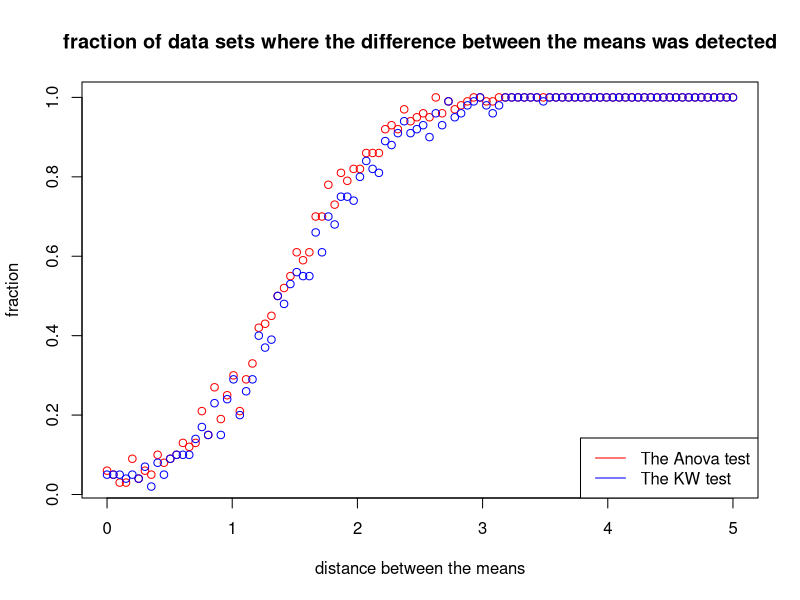
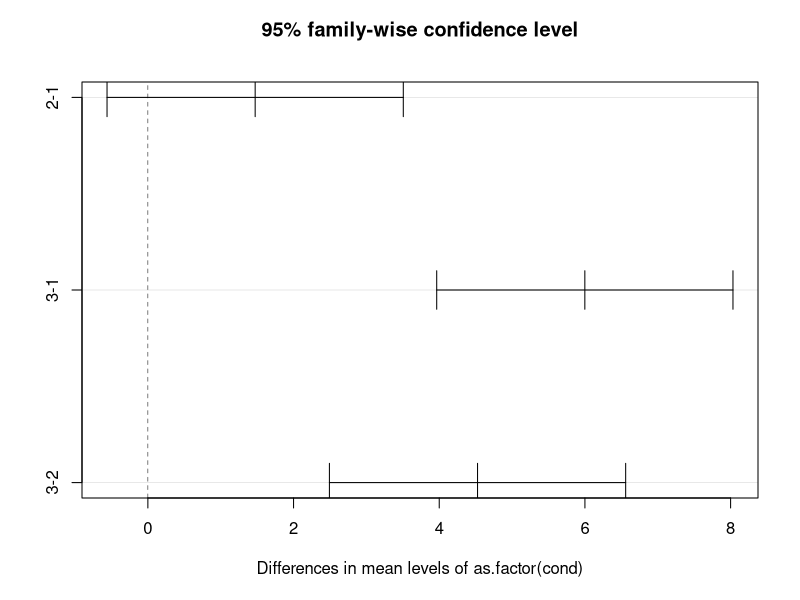

Source code (R) for these figures, in order:
# rename the script to: LAST NAME_ID# 
#  You will need to submit this script as part of the assignment.  Put your name/ID number below
#  NAME:  Sabine Plummer       ID#: 40087050
# Clear all variables out of the R environment - good for cleaning-up BAD if you want to keep temporary calcuations big data in memory etc...
rm(list=ls())

# # Clear all plots  YES ALL PLOTS
# 
 result = tryCatch({
   graphics.off()
#  
 }, warning = function(w) {
   message("no plots to clear")
 }, error = function(e) {
   message("no plots to clear - but no problem!")
 }, finally = {
   
 })

Exercise<-"nine" # ("one", "two", "three", "four" etc.)  LOWERCASE ONLY

print(paste("RUNNING CODE FOR EXERCISE",Exercise))
print("",quote=FALSE)
print("",quote=FALSE)
switch (Exercise,  # the SWITCH statement allows you to run selected pieces of code depending on the value of the "Exercise" (one, two, three, four)
        
        #### ~~~~~~~~~~~~~~~~~~~~~~~~~~~~~~~~~~~~~~~~~~~~~~~~~~~~~~~~~~~~~~~~~~~~~~~~~~~~~~~~~~~~~~~~~~~~~~~~~~~~~~~~~~~~~~~~~~~~~~        
        one = {  # If Exercise = one then do the following 
          set.seed(567)
          Num<- 8 # Number of data points in the OVERALL set
          
          ## Build two separate groups of data and bring them together into one set of data
          
          ## GROUP 1
          G1_mean<-0
          SD1<- 1
          
          ## GROUP 2
          offset <- 5
          G2_mean<-G1_mean+offset # Set the difference between the two means
          SD2<-1
          
          
          
          Group1<-rnorm(Num, G1_mean, sd = SD1)  # create a data set of random numbers that follow the Normal distribution
          Group2<-rnorm(Num, G2_mean, sd = SD2)  # create a data set of random numbers that follow the Normal distribution
          ##  finish building two groups of data
          
          mean_G1<-mean(Group1)
          mean_G2<-mean(Group2)
          
          Dist_type<-paste("two separate normals with delta mean:",G2_mean-G1_mean)
          
          bins=(2*Num)^0.6
          hist(Group1, bins, col=rgb(1,0,0,0.5), xlim=c(min(c(Group1,Group2))-1,max(c(Group1,Group2))+1),main="Group 1 and Group2", xlab="measured variable")
          hist(Group2, bins, col=rgb(0,0,1,0.5), add=T)
          
          # Run the t-test
          
          t_result <-t.test(Group1, Group2,alternative = "two.sided",var.equal = TRUE)
          
          
          # the confidence interval is centered at (mean(group1)-mean(Group1))
          # the range of the confidence interval is (mean(group1)-mean(Group1)) +/- t* SD(mean(Group1)-mean(Group2))
          # when deciding whether (or not) to reject the null hypothesis, based on the confidence interval, look to see if the null hypothesized value (0) is inside the confidence interval
          
          #A couple of ways of calculating the center of the CI
          center_CI<-(t_result$conf.int[1]-t_result$conf.int[2])/2+t_result$conf.int[2]
          alt_center_CI<-mean(t_result$conf.int)
          expected_center_CI<-(mean_G1-mean_G2)
          
          #print(paste("FYI the center of the CI is: ",round(center_CI,3), "or:",round(alt_center_CI,3), " and is expected at:",round(expected_center_CI,3)),quote=FALSE)
          
          print(paste("R's t calc is: ",round(t_result$statistic,3),
                      "with a calculated p-value of:",t_result$p.value), quote=FALSE)
          print(paste("The CI extends from:",round(t_result$conf.int[1],3),"to",round(t_result$conf.int[2],3),
                      "centered at:",round(alt_center_CI,3)), quote=FALSE)
          print(paste("The test is run using a null hypothesis of: mean(Group1)-mean(Group2) =",t_result$null.value),quote=FALSE)
          print("Does the null hypothesis value lie inside the CI?", quote=FALSE)
          
          
          
          # How many times would you expect to have this test "fail" to detect the difference in means?
          # How many times would you expect to have this test "fail" to when there is in fact no difference in the means?
          
        },  # END OF EXERCISE one
        #### ~~~~~~~~~~~~~~~~~~~~~~~~~~~~~~~~~~~~~~~~~~~~~~~~~~~~~~~~~~~~~~~~~~~~~~~~~~~~~~~~~~~~~~~~~~~~~~~~~~~~~~~~~~~~~~~~~~~~~~~~~~  
        
        two = {  # If Exercise = two then do the following 
          ## EXERCISE: run the t test for difference of means on Normal data MANY TIMES
          # We are going to run multiple t tests on data sets with a known difference in means
          # We will then vary the difference in the means and repeat
          # we want to discover the ability of the t test to detect the fact that the two groups have different means
          
          # Need to initialize some variables for later use - DON'T fiddle with these!
          Ps = numeric() #empty vector to hold p values - can plot a histogram if you want
          second_mean = numeric() #initalize the variable
          fract = numeric() #emptry vector to hold the fration of p's <0.05
          # Done initalizing varibles
          
          Num<- 8 # Number of data points in each group
          alpha <-0.05
          
          G1_mean<-0
          SD1<- 1
          
          Max_diff_of_means <-5
          second_mean = G1_mean+Max_diff_of_means 
          G2_mean<-numeric()  # just initialize for now
          SD2<-1
          
          
          ## CAREFUL  SETTING n_iter >200 can really slow the system down!!
          n_iter = 100 #serves two purposes 1- #of times to do the SW test 2-# of steps for the second mean
          G2_mean =seq(G1_mean, to = second_mean, length.out = n_iter)
          #build vector containing all of the means in the second distribution
          
          ## 1 create a loop that runs n_iter times.  Each time test how successful the SW test is at a given difference of means  
          for (m in 1:n_iter){ #number of different distances btw the two means 
            
            # Run the test on a set of data, repeat n_iter times
            for (n in 1:n_iter){ #number of SW tests to run
              #The syntax is: rnorm(n, mean = X, sd = Y)
              #build one set at mean = 0 and SD=1 and a second at mean = "G2_mean[m]" 
              
              
              Group1<-rnorm(Num, G1_mean, sd = SD1)  # create a data set of random numbers that follow the Normal distribution
              Group2<-rnorm(Num, G2_mean[m], sd = SD2)  # create a data set of random numbers that follow the Normal distribution
              
              # RUN THE test on the Data
              t_result <-t.test(Group1, Group2,alternative = "two.sided",var.equal = TRUE)
              
              
              Ps[n] = t_result$p.value #extract out the p-value and store in a vector
              
            } # finish one test (for (n in 1:n_iter))
            
            
            #if the p-value is <0.05 then the test finds a significant difference btw the means
            fract[m] = sum(Ps<alpha)/n_iter #fraction of tests that found the two means differed
            
          }
          
          plot(G2_mean,fract, main="fraction of data sets where the difference between the means was detected",xlab="distance between the two means",ylab="fraction")
          
          
        },  # END OF EXERCISE two
        #### ~~~~~~~~~~~~~~~~~~~~~~~~~~~~~~~~~~~~~~~~~~~~~~~~~~~~~~~~~~~~~~~~~~~~~~~~~~~~~~~~~~~~~~~~~~~~~~~~~~~~~~~~~~~~~~~~~~~~~~~~~~~~~~~~
        
        three = {  # If Exercise = three then do the following 
          
          # Need to initialize some variables for later use - DON'T fiddle with these!
          Ps = numeric() #empty vector to hold p values - can plot a histogram if you want
          second_mean = numeric() #initalize the variable
          fract = numeric() #emptry vector to hold the fration of p's <0.05
          # Done initalizing varibles
          
          Num<- 8 # Number of data points in each group
          alpha <-0.05
          
          G1_mean<-0
          SD1<- 1
          
          Max_diff_of_means <-5
          second_mean = G1_mean+Max_diff_of_means 
          G2_mean<-numeric()  # just initialize for now
          SD2<-1
          
          
          ## CAREFUL  SETTING n_iter >200 can really slow the system down!!
          n_iter = 100 #serves two purposes 1- #of times to do the SW test 2-# of steps for the second mean
          G2_mean =seq(G1_mean, to = second_mean, length.out = n_iter)
          #build vector containing all of the means in the second distribution
          
          ## 1 create a loop that runs n_iter times.  Each time test how successful the SW test is at a given difference of means  
          for (m in 1:n_iter){ #number of different distances btw the two means 
            
            # Run the test on a set of data, repeat n_iter times
            for (n in 1:n_iter){ #number of SW tests to run
              #The syntax is: rnorm(n, mean = X, sd = Y)
              #build one set at mean = 0 and SD=1 and a second at mean = "G2_mean[m]" 
              
              
              Group1<-rnorm(Num, G1_mean, sd = SD1)  # create a data set of random numbers that follow the Normal distribution
              Group2<-rnorm(Num, G2_mean[m], sd = SD2)  # create a data set of random numbers that follow the Normal distribution
              
              # ADD AN OUTLIER (most often, this finds the maximum deviation in the set, makes it MUCH larger, and puts it into the first element)        
                     Group2[1]<-max(abs(Group2-G2_mean[m]))*SD2*5+G2_mean[m]  # replace the first element with an outlier that has a deviation 5 SD's bigger
              
              # RUN THE test on the Data
              t_result <-t.test(Group1, Group2,alternative = "two.sided",var.equal = TRUE)
              
              
              Ps[n] = t_result$p.value #extract out the p-value and store in a vector
              
            } # finish one test (for (n in 1:n_iter))
            
            
            #if the p-value is <0.05 then the test finds a significant difference btw the means
            fract[m] = sum(Ps<alpha)/n_iter #fraction of tests that found the two means differed
            Ps = numeric() #clear the vector for next round
          }
          
          plot(G2_mean,fract, main="fraction of data sets where the difference between the means was detected",xlab="distance between the two means",ylab="fraction") 
          
        },  # END OF EXERCISE 
        
        #### ~~~~~~~~~~~~~~~~~~~~~~~~~~~~~~~~~~~~~~~~~~~~~~~~~~~~~~~~~~~~~~~~~~~~~~~~~~~~~~~~~~~~~~~~~~~~~~~~~~~~~~~~~~~~~~~~~~~~~~~~~~~
        
        four = {  # If Exercise = four then do the following 
          # Need to initialize some variables for later use - DON'T fiddle with these!
          Ps_W = numeric() #empty vector to hold p values
          Ps_T = numeric()
          fract_W = numeric() #emptry vector to hold the fration of p's <0.05
          fract_T = numeric() #emptry vector to hold the fration of p's <0.05
          
          second_mean = numeric() #initalize the variable
          
          # Done initalizing varibles
          
          Num<- 5 # Number of data points in each group
          alpha <-0.05
          
          G1_mean<-0
          SD1<- 1
          
          Max_diff_of_means <-5
          second_mean = G1_mean+Max_diff_of_means 
          G2_mean<-numeric()  # just initialize for now
          SD2<-1
          
          
          ## CAREFUL  SETTING n_iter >200 can really slow the system down!!
          n_iter = 100 #serves two purposes 1- #of times to do the SW test 2-# of steps for the second mean
          G2_mean =seq(G1_mean, to = second_mean, length.out = n_iter)
          #build vector containing all of the means in the second distribution
          
          ## 1 create a loop that runs n_iter times.  Each time test how successful the SW test is at a given difference of means  
          for (m in 1:n_iter){ #number of different distances btw the two means 
            
            # Run the test on a set of data, repeat n_iter times
            for (n in 1:n_iter){ #number of SW tests to run
              #The syntax is: rnorm(n, mean = X, sd = Y)
              #build one set at mean = 0 and SD=1 and a second at mean = "G2_mean[m]" 
              
              
              Group1<-rnorm(Num, G1_mean, sd = SD1)  # create a data set of random numbers that follow the Normal distribution
              Group2<-rnorm(Num, G2_mean[m], sd = SD2)  # create a data set of random numbers that follow the Normal distribution
              
              #ADD AN OUTLIER (most often, this finds the maximum deviation in the set, makes it MUCH larger, and puts it into the first element)              
              Group2[1]<-max(abs(Group2-G2_mean[m]))*SD2*15+G2_mean[m]  # replace the first element with an outlier that has a deviation 5 SD's bigger
              
              
              # Should you run the t-test with/without ver.equal = TRUE or =FALSE??
              equal_var <-NA
              
              
              # RUN THE test on the Data
              t_result <-t.test(Group1, Group2,alternative = "two.sided",var.equal = TRUE)
              
              # RUN THE Wilcox-U test on the Data
              wt_result<-wilcox.test(Group1,Group2) 
              
              
              Ps_W[n] = round(wt_result$p.value,3) #extract out the p-value and store in a vector
              Ps_T[n] = round(t_result$p.value,3) #extract out the p-value and store in a vector
              
              
              
            } # finish one test (for (n in 1:n_iter))
            
            
            #if the p-value is <0.05 then the test finds a significant difference btw the means
            
            fract_W[m] = sum(Ps_W<=alpha)/n_iter #fraction of tests that have an p value below alpha  
            fract_T[m] = sum(Ps_T<=alpha)/n_iter #fraction of tests that have an p value below alpha
            
          }
          
          
          
          
          
          plot(G2_mean,fract_W, main="fraction of data sets where the difference between the means was detected",xlab="distance between the two means",ylab="fraction",col="red")
          points(G2_mean,fract_T, col="blue")
          legend("topleft", legend=c("The Wilcox test", "The t test"),col=c("red", "blue" ),lty=1)
          
        },  # END OF EXERCISE 
        
        #### ~~~~~~~~~~~~~~~~~~~~~~~~~~~~~~~~~~~~~~~~~~~~~~~~~~~~~~~~~~~~~~~~~~~~~~~~~~~~~~~~~~~~~~~~~~~~~~~~~~~~~~~~~~~~~~~~~~~~~~~~~~~
        
        five ={  
          # Need to initialize some variables for later use - DON'T fiddle with these!
          Ps_W = numeric() #empty vector to hold p values
          Ps_T = numeric()
          fract_W = numeric() #emptry vector to hold the fration of p's <0.05
          fract_T = numeric() #emptry vector to hold the fration of p's <0.05
          
          second_mean = numeric() #initalize the variable
          
          # Done initalizing varibles
          
          Num<- 5 # Number of data points in each group
          alpha <-0.05
          
          G1_mean<-0
          SD1<- 1
          
          Max_diff_of_means <-5
          second_mean = G1_mean+Max_diff_of_means 
          G2_mean<-numeric()  # just initialize for now
          SD2<-1
          
          
          ## CAREFUL  SETTING n_iter >200 can really slow the system down!!
          n_iter = 100 #serves two purposes 1- #of times to do the SW test 2-# of steps for the second mean
          G2_mean =seq(G1_mean, to = second_mean, length.out = n_iter)
          #build vector containing all of the means in the second distribution
          
          
          ## 1 create a loop that runs n_iter times.  Each time test how successful the SW test is at a given difference of means  
          for (m in 1:n_iter){ #number of different distances btw the two means 
            
            # Run the test on a set of data, repeat n_iter times
            for (n in 1:n_iter){ #number of SW tests to run
              #The syntax is: rnorm(n, mean = X, sd = Y)
              #build one set at mean = 0 and SD=1 and a second at mean = "G2_mean[m]" 
              ## Build two separate groups of data and bring them together into one set of data
              
              Group1<-rlnorm(Num,meanlog = G1_mean, sdlog = SD1)  
              Group2<-rlnorm(Num,meanlog = G2_mean[m], sdlog = SD2)
              
              # Should you run the t-test with/without ver.equal = TRUE or =FALSE??
              equal_var <-NA
              
              
              # RUN THE test on the Data
              t_result <-t.test(Group1, Group2,alternative = "two.sided",var.equal = FALSE)
              
              # RUN THE Wilcox-U test on the Data
              wt_result<-wilcox.test(Group1,Group2) 
              
              
              Ps_W[n] = round(wt_result$p.value,3) #extract out the p-value and store in a vector
              Ps_T[n] = round(t_result$p.value,3) #extract out the p-value and store in a vector
              
              
              
            } # finish one test (for (n in 1:n_iter))
            
            #if the p-value is <0.05 then the test finds a significant difference btw the means
            
            fract_W[m] = sum(Ps_W<=alpha)/n_iter #fraction of tests that have an p value below alpha  
            fract_T[m] = sum(Ps_T<=alpha)/n_iter #fraction of tests that have an p value below alpha
            
          }
          
          
          ## let's have a look at the raw data  BUT increase the number of points DRAMATICALLY so we can see the shape of the distributions
          Num<-10*Num
          Group1<-rlnorm(Num,meanlog = G1_mean, sdlog = SD1)  
          Group2<-rlnorm(Num,meanlog = G2_mean[m], sdlog = SD2)
          bins=(2*Num)^0.6
          Nim<-Num/10  # restore the value for num in case we use it later
          
          hist(Group1, bins, col=rgb(1,0,0,0.5), xlim=c(min(c(Group1,Group2))-1,max(c(Group1,Group2))+1),main="Group 1 and Group2", xlab="measured variable")
          hist(Group2, 2*bins, col=rgb(0,0,1,0.5), xlim=c(min(c(Group1,Group2))-1,max(c(Group1,Group2))+1),add=T)
          
          
          plot(G2_mean,fract_W, main="fraction of data sets where the difference between the means was detected",xlab="distance between the two means",ylab="fraction",col="red")
          points(G2_mean,fract_T, col="blue")
          legend("topleft", legend=c("The Wilcox test", "The t test"),col=c("red", "blue" ),lty=1)
          
        },  # END OF EXERCISE 
        
        #### ~~~~~~~~~~~~~~~~~~~~~~~~~~~~~~~~~~~~~~~~~~~~~~~~~~~~~~~~~~~~~~~~~~~~~~~~~~~~~~~~~~~~~~~~~~~~~~~~~~~~~~~~~~~~~~~~~~~~~~~~
        six ={  
          
          
          # Need to initialize some variables for later use - DON'T fiddle with these!
          Ps_W = numeric() #empty vector to hold p values
          Ps_T = numeric()
          fract_W = numeric() #emptry vector to hold the fration of p's <0.05
          fract_T = numeric() #emptry vector to hold the fration of p's <0.05
          
          second_mean = numeric() #initalize the variable
          
          # Done initalizing varibles
          
          Num<- 4 # Number of data points in each group
          alpha <-0.05
          
          G1_mean<-0
          SD1<- 1  # OKAY NOT REALLY THE SD WHEN USING A UNIFORM DISTRIBUTION  See the runif call below to see how its actually used
          
          Max_diff_of_means <-5
          second_mean = G1_mean+Max_diff_of_means 
          G2_mean<-numeric()  # just initialize for now
          SD2<-1 # OKAY NOT REALLY THE SD WHEN USING A UNIFORM DISTRIBUTION  See the runif call below to see how its actually used
          
          
          ## CAREFUL  SETTING n_iter >200 can really slow the system down!!
          n_iter = 100 #serves two purposes 1- #of times to do the SW test 2-# of steps for the second mean
          G2_mean =seq(G1_mean, to = second_mean, length.out = n_iter)
          #build vector containing all of the means in the second distribution
          
          
          ## 1 create a loop that runs n_iter times.  Each time test how successful the SW test is at a given difference of means  
          for (m in 1:n_iter){ #number of different distances btw the two means 
            
            # Run the test on a set of data, repeat n_iter times
            for (n in 1:n_iter){ #number of SW tests to run
              
              
              #The syntax is: runif(n, min = 0, max = 1)
              Group1<-rnorm(Num, G1_mean, sd = SD1)  # create a data set of random numbers that follow the Normal distribution
              Group2<-runif(Num,G2_mean[m]-3*SD2,G2_mean+3*SD2)
              #      Group2[1]<-max(Group2-G2_mean[m])*SD2*5+G2_mean[m]  # replace the first element with an outlier that has a deviation 5 SD's bigger
              
              
              
              # Should you run the t-test with/without ver.equal = TRUE or =FALSE??
              equal_var <-NA
              
              
              # RUN THE test on the Data
              t_result <-t.test(Group1, Group2,alternative = "two.sided",var.equal = TRUE)
              
              # RUN THE Wilcox-U test on the Data
              wt_result<-wilcox.test(Group1,Group2) 
              
              
              Ps_W[n] = round(wt_result$p.value,3) #extract out the p-value and store in a vector
              Ps_T[n] = round(t_result$p.value,3) #extract out the p-value and store in a vector
              
              
              
            } # finish one test (for (n in 1:n_iter))
            
            
            
            #if the p-value is <0.05 then the test finds a significant difference btw the means
            
            fract_W[m] = sum(Ps_W<=alpha)/n_iter #fraction of tests that have an p value below alpha  
            fract_T[m] = sum(Ps_T<=alpha)/n_iter #fraction of tests that have an p value below alpha
            
          }
          
          
          ## let's have a look at the raw data  BUT increase the number of points DRAMATICALLY so we can see the "shape" of the data
          Num<-40*Num
          Group1<-rnorm(Num, G1_mean, sd = SD1)  # create a data set of random numbers that follow the Normal distribution
          Group2<-runif(Num,G2_mean[m]-3*SD2,G2_mean[m]+3*SD2)
          bins=(2*Num)^0.6
          
          Num<-Num/40 # restore the original value
          
          
          hist(Group1, bins, col=rgb(1,0,0,0.5), xlim=c(min(c(Group1,Group2))-1,max(c(Group1,Group2))+1),main="Group 1 and Group2", xlab="measured variable")
          hist(Group2, 2*bins, col=rgb(0,0,1,0.5), xlim=c(min(c(Group1,Group2))-1,max(c(Group1,Group2))+1),add=T)
          
          
          plot(G2_mean,fract_W, main="fraction of data sets where the difference between the means was detected",xlab="distance between the two means",ylab="fraction",col="red")
          points(G2_mean,fract_T, col="blue")
          legend("topleft", legend=c("The Wilcox test", "The t test"),col=c("red", "blue" ),lty=1)
        }, # END OF EXERCISE 
        
        #### ~~~~~~~~~~~~~~~~~~~~~~~~~~~~~~~~~~~~~~~~~~~~~~~~~~~~~~~~~~~~~~~~~~~~~~~~~~~~~~~~~~~~~~~~~~~~~~~~~~~~~~~~~~~~~~~~~~~~~~~~
        seven ={  
          
          # MEET THE ANOVA test
          
          Num<- 10
          G_means <-c(2,2.2,3.5)  # a vector holding the group means in order
          G_SDs <-c(1,1,1)
          
          # Store each groups data (the dependant data) in a vector called "Variable"
          Variable<-c((rnorm(Num, G_means[1], sd = G_SDs[1])),(rnorm(Num, G_means[2], sd = G_SDs[2])),(rnorm(Num, G_means[3], sd = G_SDs[3])))  # create a data set of random numbers that follow the Normal distribution
          # Store the independent data in the "condition" vector named cond
          cond<-c(rep(1,10),rep(2,10),rep(3,10))
          
          
          test_data<-data.frame(Variable,cond) # assemble into a simple data frame
          
          
          # run the ANOVA using pretty much every default setting 
          A_results<-aov(Variable~cond, data = test_data)
          Compact_p<-summary(A_results)
          print(Compact_p)
          p_val<-Compact_p[[1]]$`Pr(>F)`[1]
          
          f_val<- Compact_p[[1]]$`F value`[1]
          
          print(paste("the p-value is:",round(p_val,6),"the F-ratio is:",round(f_val,2)))
          
          Data_together<-list((rnorm(Num, G_means[1], sd = G_SDs[1])),(rnorm(Num, G_means[2], sd = G_SDs[2])),(rnorm(Num, G_means[3], sd = G_SDs[3])))  # create a data set of random numbers that follow the Normal distribution
          boxplot(Data_together)
          
          
        },# END OF EXERCISE 
        
        
        #### ~~~~~~~~~~~~~~~~~~~~~~~~~~~~~~~~~~~~~~~~~~~~~~~~~~~~~~~~~~~~~~~~~~~~~~~~~~~~~~~~~~~~~~~~~~~~~~~~~~~~~~~~~~~~~~~~~~~~~~~~
        eight ={  
          # MEET THE Kruskal-Wallis test
          
          Num<- 10
          G_means <-c(2,2.2,3.5)  # a vector holding the group means in order
          G_SDs <-c(1,1,1)
          
          # Store each groups data (the dependant data) in a vector called "Variable"
          Variable<-c((rnorm(Num, G_means[1], sd = G_SDs[1])),(rnorm(Num, G_means[2], sd = G_SDs[2])),(rnorm(Num, G_means[3], sd = G_SDs[3])))  # create a data set of random numbers that follow the Normal distribution
          # Store the independent data in the "condition" vector named cond
          cond<-c(rep(1,10),rep(2,10),rep(3,10))
          
          
          test_data<-data.frame(Variable,cond) # assemble into a simple data frame
          
          
          # run the Kruskal-Wallis test using pretty much every default setting 
          
          
          KW_results<-kruskal.test(Variable~cond, data = test_data)
          
          p_val<-KW_results$p.value
          
          KW_val<- KW_results$statistic
          
          print(paste("the p-value is:",round(p_val,6),"the KW Statistic is:",round(KW_val,2)))
          
          Data_together<-list((rnorm(Num, G_means[1], sd = G_SDs[1])),(rnorm(Num, G_means[2], sd = G_SDs[2])),(rnorm(Num, G_means[3], sd = G_SDs[3])))  # create a data set of random numbers that follow the Normal distribution
          boxplot(Data_together)
          
          pairwise.wilcox.test(KW_results)
          
        },# END OF EXERCISE 
        
        
        #### ~~~~~~~~~~~~~~~~~~~~~~~~~~~~~~~~~~~~~~~~~~~~~~~~~~~~~~~~~~~~~~~~~~~~~~~~~~~~~~~~~~~~~~~~~~~~~~~~~~~~~~~~~~~~~~~~~~~~~~~~
        nine ={  
          #  NAME: Sabine Plummer
          #  ID#: 40087050
          #  EMAIL ADDRESS: sabine.plummer@mail.concordia.ca
          
          #  DO THE ASSIGNMENT CODING IN HERE!!! 
        
                 # Need to initialize some variables for later use 
                Ps_A = numeric() #empty vector to hold p values
                Ps_K = numeric() #empty vector to hold p values
                fract_A = numeric() #emptry vector to hold the fration of p's <0.05
                fract_K = numeric() #emptry vector to hold the fration of p's <0.05
                third_mean = numeric() #initalize the variable
                # Done initalizing varibles
                
                Num <- 5 # Number of data points in each group
                alpha <- 0.05
                
                G1_mean <- 0
                SD1 <- 1
                
                G2_mean <- 0
                SD2 <- 1
                
                Max_diff_of_means <-5
                third_mean = ((G1_mean + G2_mean) / 2) + Max_diff_of_means 
                G3_mean <- numeric()  # initalizing varible
                SD3 <- 1
                
                
                n_iter = 100 # no. of times to do the test and no. of steps for the second mean
                G3_mean = seq(G1_mean, to = third_mean, length.out = n_iter)
                # build vector containing all of the means in the second distribution
                
                # 1 create a loop that runs n_iter times.  Each time test how successful the test is at a given difference of means  
                for (m in 1:n_iter){ #number of different distances btw the two means 
                        
                        # Run the test on a set of data, repeat n_iter times
                        for (n in 1:n_iter){ #number of SW tests to run
                                #The syntax is: rnorm(n, mean = X, sd = Y)
                         
                                # Store each groups data (the dependent data) in a vector called "Variable"
                                Variable <- c((rnorm(Num, G1_mean, sd = SD1)),(rnorm(Num, G2_mean, sd = SD2)),(rnorm(Num, mean = G3_mean[m], sd = SD3)))  # create a data set of random numbers that follow the Normal distribution
                                # Store the independent data in the "condition" vector named cond
                                cond<-c(rep(1,5),rep(2,5),rep(3,5))
                                
             
                                test_data<-data.frame(Variable,cond) # assemble into a simple data frame
                                
                                # RUN THE test on the Data
                                
                                # run the ANOVA using pretty much every default setting 
                                
                                A_results<-aov(Variable~as.factor(cond), data = test_data)
                                Compact_p<-summary(A_results)
                                p_val<-Compact_p[[1]]$`Pr(>F)`[1]

                                
                                # run the Kruskal-Wallis test using pretty much every default setting 
                                
                                KW_results<-kruskal.test(Variable~cond, data = test_data)
                                

                                Ps_A[n] = round(p_val,3) #extract out the p-value and store in a vector
                                Ps_K[n] = round(KW_results$p.value,3) #extract out the p-value and store in a vector
                                
                                
                        } # finish one test (for (n in 1:n_iter))
                        
                        #if the p-value is <0.05 then the test finds a significant difference btw the means
                        
                        fract_A[m] = sum(Ps_A<=alpha)/n_iter #fraction of tests that have an p value below alpha  
                        fract_K[m] = sum(Ps_K<=alpha)/n_iter #fraction of tests that have an p value below alpha
                        
                }
                
                plot(G3_mean,fract_A, main="fraction of data sets where the difference between the means was detected",xlab="distance between the means",ylab="fraction",col="red")
                points(G3_mean,fract_K, col="blue")
                legend("bottomright", legend=c("The Anova test", "The KW test"),col=c("red", "blue" ),lty=1)
        
                plot(TukeyHSD(A_results))
                print(pairwise.wilcox.test(Variable, cond))
                
        }# END OF EXERCISE nine
        
        
) # end of the switch statement
